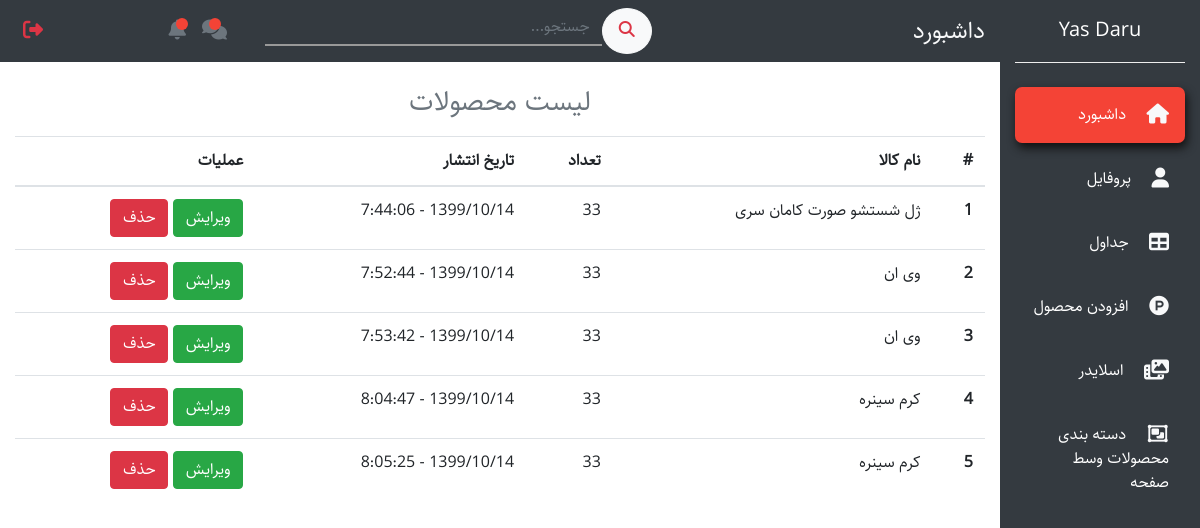
The page /dashboard/tables/ (signed in) on the database its author committed.
### products/models.py (models this page shows, shortened)
class Product(models.Model):
    english_title       = models.CharField(max_length=200)
    persian_title       = models.CharField(max_length=200)
    brand_name          = models.CharField(max_length=200)
    price               = models.DecimalField(decimal_places=0, max_digits=30, default=100000)
    quantity            = models.PositiveIntegerField(default='1')
    slug                = models.SlugField(max_length=250, blank=True, null=True)
    active              = models.BooleanField(default=True)
    featured            = models.BooleanField(default=False)
    image               = models.ImageField(upload_to='products_pics', null=True, blank=True)
    date                = models.CharField(max_length=200, default=shamsi_date)
    category            = models.ForeignKey(Category, models.SET_NULL, null=True, blank=True)
    sub_category        = models.ForeignKey(SubCategory, models.SET_NULL, null=True, blank=True)
    description         = models.ForeignKey(StandardDescription, models.SET_NULL, null=True, blank=True)
    image_medium = ImageSpecField(source='image',
                                  processors=[Thumbnail(120, 120)],
                                  format='JPEG',
                                  options={'quality': 60})
    image_small = ImageSpecField(source='image',
                                 processors=[Thumbnail(50, 50)],
                                 format='JPEG',
                                 options={'quality': 60})

### dashboard/views.py (the view)
# urls.py: path('tables/', tables, name='tables'),
@staff_member_required
def tables(request):
    products = Product.objects.all()
    return render(request, 'dashboard/tables.html', {'products': products})

### A/dateconverter.py (called while the page is built)
def gLeapYear(y):
    if (y % 4 == 0) and ((y % 100 != 0) or (y % 400 == 0)):
        return True
    else:
        return False

### A/utils.py (called while the page is built)
def shamsi_date():
    now    = datetime.datetime.now()
    year   = now.year
    month  = now.month
    day    = now.day
    hour   = now.hour
    minute = now.minute
    second = now.second
    if len(str(day)) == 1:
        day = "0" + str(day)
    if len(str(month)) == 1:
        month = "0" + str(month)
    if len(str(minute)) == 1:
        minute = "0" + str(minute)
    if len(str(second)) == 1:
        second = "0" + str(second)
    stoday   = shamsiDate(int(year), int(month), int(day))
    clocknow = str(hour) +":"+ str(minute) +":"+ str(second)
    return f'{stoday} - {clocknow}'

### accounts/models.py (called while the page is built)
    @property
    def is_staff(self):
        return self.is_admin

### carts/models.py (called while the page is built)
def pre_save_cart_receiver(sender, instance, *args, **kwargs):
    if instance.subtotal > 0:
        instance.total = instance.subtotal + 0
    else:
        instance.total = 0.00

    def new_or_get(self, request):
        cart_id = request.session.get('cart_id', None)
        qs = self.get_queryset().filter(id=cart_id)
        if qs.count() == 1:
            new_obj = False
            print('Cart id exists')
            cart_obj = qs.first()
            if request.user.is_authenticated and cart_obj.user is None:
                cart_obj.user = request.user
                cart_obj.save()
        else:
            cart_obj = Cart.objects.new(user=request.user)
            new_obj = True
            request.session['cart_id'] = cart_obj.id
        return cart_obj, new_obj

    def new(self, user=None):
        user_obj = None
        if user is not None:
            if user.is_authenticated:
                user_obj = user
        return self.model.objects.create(user=user_obj)

### main/context_processors.py (called while the page is built)
def general_context(request):
    cart_obj, new_obj = Cart.objects.new_or_get(request)
    return {
                'cart': cart_obj,
            }

### dashboard/templates/dashboard/tables.html
{% extends 'dashboard/base.html' %}
{% block content %}
  <section id="tables1">
    <div class="container-fluid">
      <div class="row mb-5">
        <div class="col-xl-10 col-lg-9 col-md-8 mr-auto">
          <div class="row">
            <div class="col-12">
              <h3 class="text-muted text-center mb-3">لیست محصولات</h3>
            </div>
            <div class="col-12">
              <table class="table">
                <thead>
                  <tr>
                    <th scope="col">#</th>
                    <th scope="col">نام کالا</th>
                    <th scope="col">تعداد</th>
                    <th scope="col">تاریخ انتشار</th>
                    <th scope="col">عملیات</th>
                  </tr>
                </thead>
                <tbody>
                  {% for product in products %}
                  <tr>
                      <th scope="row">{{ forloop.counter }}</th>
                      <td>{{ product.persian_title }}</td>
                      <td>{{ product.quantity }}</td>
                      <td>{{ product.date }}</td>
                      <td>
                        <a class="btn btn-success" href="{% url 'dashboard:edit-product' product.pk %}">ویرایش</a>
                        <a class="btn btn-danger" href="{% url 'dashboard:delete-product' product.pk %}">حذف</a>
                      </td>
                  </tr>
                  {% endfor %}
                </tbody>
              </table>
            </div>
          </div>
        </div>
      </div>
    </div>
  </section>
{% endblock %}

### static/dashboard/css/styleAdmin.css (style rules this page uses)
* { margin: 0; padding: 0; }
body { background: white; direction: rtl; text-align: right; font-family: Sahel; }
section { display: block; margin-top: 70px; }

### rows shown on the page
Product: persian_title "ژل شستشو صورت کامان سری", quantity "33", date "1399/10/14 - 7:44:06"
Product: persian_title "وی ان", quantity "33", date "1399/10/14 - 7:52:44"
Product: persian_title "وی ان", quantity "33", date "1399/10/14 - 7:53:42"
Product: persian_title "کرم سینره", quantity "33", date "1399/10/14 - 8:04:47"
Product: persian_title "کرم سینره", quantity "33", date "1399/10/14 - 8:05:25"
